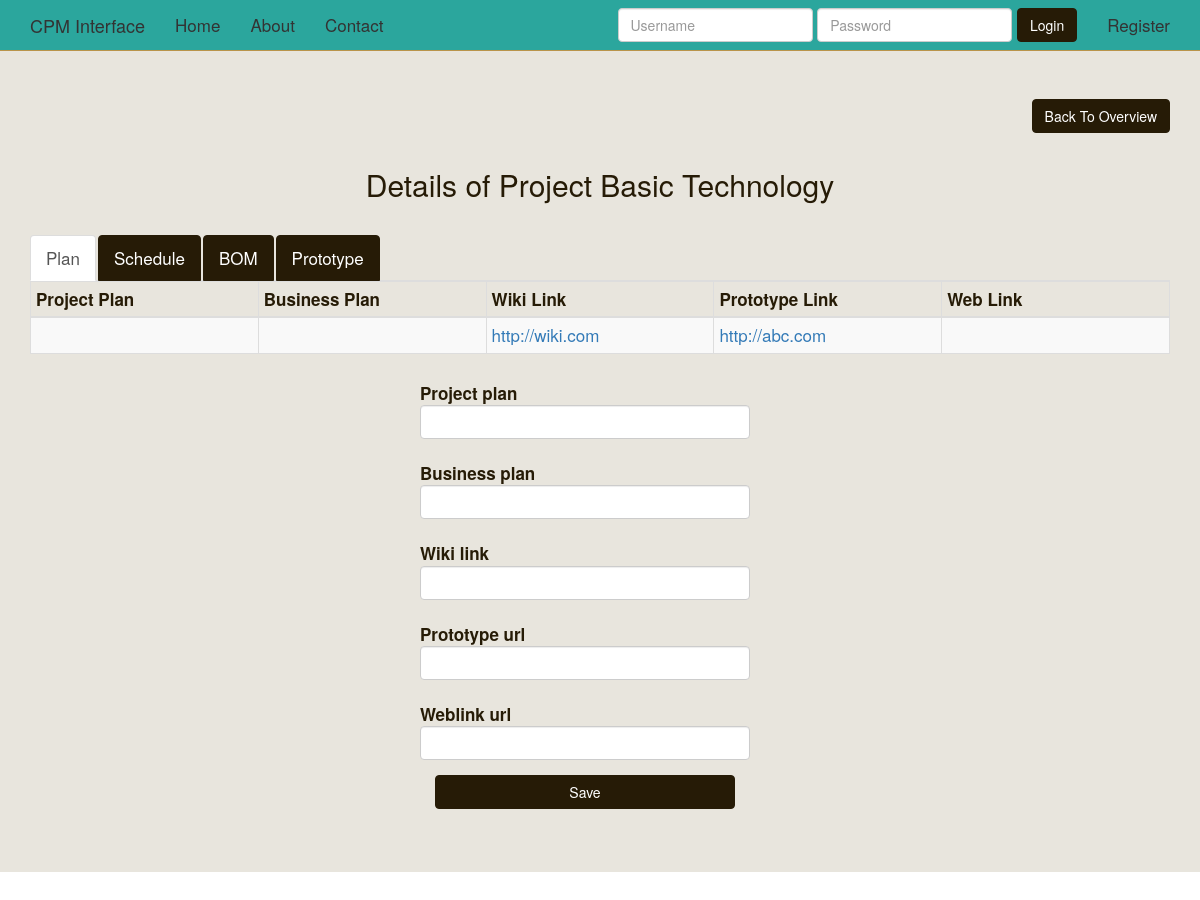
Screenshot of /projectdetails/Project Basic Technology/ with the database file from the repository.
### cpm/models.py (models this page shows, shortened)
class Project(models.Model):
	name = models.CharField(max_length=50, blank=False, null=False, unique=True)
	status = models.CharField(max_length=15,blank = False,null=False)
	completion = models.IntegerField(blank=False, null=False,validators=[MaxValueValidator(100), MinValueValidator(1)])
	start_date = models.DateTimeField()
	end_date = models.DateTimeField()

class Plan(models.Model):
	project_name = models.ForeignKey('Project')
	project_plan = models.URLField(max_length=1000,blank=True)
	business_plan = models.URLField(max_length=1000,blank=True)
	wiki_link = models.URLField(max_length=1000,blank=True)
	prototype_url = models.URLField(max_length=1000,blank=True)
	weblink_url = models.URLField(max_length=1000,blank=True)

### cpm/views.py (the view, shortened to what this page needs)
# urls.py: url(r'^projectdetails/(?P<name>.*)/$', cpm.views.projectdetails, name='projectdetails'),
def projectdetails(request,name):
      if '/' in name:
            name, rest = name.split("/")
      print request.POST
      project_data = Project.objects.get(name=name)
      role_data = Role.objects.all()
      order_status_data = OrderStatus.objects.all()
      task_message = ""
      plan_message = ""
      order_message = ""
      prototype_message =""
      process_message = ""
      if request.method=='POST' and 'schedule_delete' in request.POST:
                id_ = request.POST.get('model_instance')
                print'Name issss',id_
                schedule_data = Schedule.objects.get(id=id_)
                schedule_data.delete()
                task_message="Task Deleted Successfully"
      if request.method=='POST' and 'order_delete' in request.POST:
          id_ = request.POST.get('model_instance')
          print'Name issss',id_
          material_data = Material.objects.get(id=id_)
          material_data.delete()
          order_message="Order Deleted Successfully"
      if request.method=='POST' and 'delete_photo' in request.POST:
          id_ = request.POST.get('model_instance')
          print'photo issss',id_
          prototype_data = Prototype.objects.get(id=id_)
          prototype_data.delete()
      try:
         project_plan_data = None
         project_plan_data = Plan.objects.get(project_name=project_data.id)
      except Plan.DoesNotExist:
         project_plan_data = None
      try:
         order_data = None
         order_data = Material.objects.filter(project_name=project_data.id)
      except Material.DoesNotExist:
         order_data = None
      try:
         schedule_data = None
         schedule_data = Schedule.objects.filter(project_name=project_data.id)
      except Schedule.DoesNotExist:
         schedule_data = None
      try:
         prototype_data = None
         prototype_data = Prototype.objects.filter(project_name=project_data.id)
      except Prototype.DoesNotExist:
         prototype_data = None
      plan_form = ProjectPlanForm(request.POST or None)
      schedule_form = ScheduleForm(request.POST or None)
      schedule_edit_form = ScheduleEditForm(request.POST or None)
      schedule_comment_form = ScheduleCommentForm(request.POST or None)
      material_comment_form = MaterialCommentForm(request.POST or None)
      material_form = MaterialForm(request.POST or None)
      prototype_form = PrototypeForm(request.POST or None)
      process_url_form = ProcessURLForm(request.POST or None)
      context = {
         "project_data":project_data,
         "project_plan_data":project_plan_data,
         "plan_form":plan_form,
         "schedule_form":schedule_form,
         "schedule_edit_form":schedule_edit_form,
         "material_form":material_form,
         "schedule_data":schedule_data,
         "task_message":task_message,
         "plan_message":plan_message,
         "order_message":order_message,
         "order_data":order_data,
         "order_status_data":order_status_data,
         "prototype_form":prototype_form,
         "prototype_message":prototype_message,
         "prototype_data":prototype_data,
         "schedule_comment_form":schedule_comment_form,
         "material_comment_form":material_comment_form,
         "process_url_form": process_url_form,
      }
      return render(request,"project/details/base.html",context)

### cpm/forms.py
class ProjectPlanForm(forms.ModelForm):
  class Meta:
      model = Plan
      fields = ["project_plan","business_plan","wiki_link","prototype_url","weblink_url"]
  project_plan = forms.URLField(required=False)
  business_plan = forms.URLField(required=False)
  wiki_link = forms.URLField(required=False)
  prototype_url = forms.URLField(required=False)
  weblink_url = forms.URLField(required=False)

class ScheduleForm(forms.ModelForm):
  class Meta:
    model = Schedule
    fields = ["task_name","start_date","end_date"]
  assigned_to = forms.ChoiceField(required = True,choices = ((role.id, role.name) for role in Role.objects.all()))
  start_date = forms.DateField(required = True,widget=forms.DateInput(attrs={'class': 'datepick'}))
  end_date =forms.DateField(required = True, widget=forms.DateInput(attrs={'class': 'datepick'}))

### cpm/models.py (called while the page is built)
	def __unicode__(self):
		return str(self.id)

### templates/project/details/base.html (shortened to what this page needs)
{% extends "base.html" %}
{% load staticfiles %}
{% load crispy_forms_tags %}
{% block jumbotron %}
<div class="jumbotron">
<div class="container">
<a type = "button "class="btn btn-default pull-right" href="{% url 'projectoverview' name=project_data.name%}">Back To Overview</a><br><br>
<div class="row">
<div class='col-sm-12'>
<h2 class="text-align-center">Details of {{project_data.name}}</h2>
<br>
  <ul class="nav nav-tabs" id="detail_tabs">
    <li class="active" ><a data-toggle="tab" href="#plan">Plan</a></li>
    <li><a data-toggle="tab" href="#schedule">Schedule</a></li>
    <li><a data-toggle="tab" href="#bom">BOM</a></li>
    <li><a data-toggle="tab" href="#building">Prototype</a></li>
  </ul>
<div class="tab-content">
     {% include "project/details/plan_tab.html" %}
</div>
		  </div>
    </div>
</div>
</div>
{% endblock %}

### templates/project/details/plan_tab.html
{% load crispy_forms_tags %}
<div id="plan" class="tab-pane fade in active">
	  	  <div class="tab-content" >
	  	  {% if project_plan_data %}
	  	   <div class="table-responsive">
	  	  <table id="mytable" class="table table-condensed table-striped table-bordered table-hover no-margin">
					<thead><tr>
					<th style="width:20%">Project Plan</th>
					<th style="width:20%">Business Plan</th>
					<th style="width:20%">Wiki Link</th>
					<th style="width:20%">Prototype Link</th>
					<th style="width:20%">Web Link</th>
					</tr>
					</thead>
   			 <tbody>
			      <tr>
			         <td><a href="{{project_plan_data.project_plan}}">{{project_plan_data.project_plan}}</a></td>
			          <td><a href="{{project_plan_data.business_plan}}">{{project_plan_data.business_plan}}</a></td>
			           <td><a href="{{project_plan_data.wiki_link}}">{{project_plan_data.wiki_link}}</a></td>
			           <td><a href="{{project_plan_data.prototype_url}}">{{project_plan_data.prototype_url}}</a></td>
			            <td><a href="{{project_plan_data.weblink_url}}">{{project_plan_data.weblink_url}}</a></td>
			      </tr>
			      </tbody>
			      </table></div>
			 {% endif %}
	  	  		<div class="form-group form-horizontal">
				    <div class="col-lg-12">
				        <div class="form-group col-lg-12">
				        <form class="form" method='POST' action="">{% csrf_token %}
				           {{plan_form|crispy}}
							<input type="submit" name = "plan" class="btn btn-default" style="width: 100%;" value="Save">
				         </form>
				        </div>
				    </div>
				</div>
		  </div>
    </div>

### static_in_pro/our_static/css/navbar-static-top.css (style rules this page uses)
body { min-height: 2000px; }

### static_in_pro/our_static/css/custom-css.css (style rules this page uses)
.text-align-center { text-align:center; }

### rows the page displays
Project: name "Project Basic Technology"
Plan: wiki_link "http://wiki.com", prototype_url "http://abc.com"
